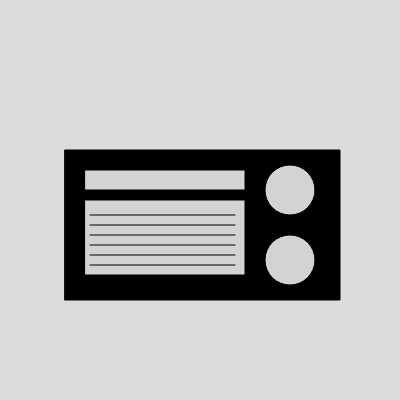
Frame 1 (no input)
Frame 60 (no input): identical to frame 1, image omitted
Frame 120 (the mouse pressed at the canvas centre since frame 60): identical to frame 1, image omitted

The p5.js sketch that drew this single still picture (run headless with seeded random() and noise() and a simulated clock; from frame 60 on, the mouse is pressed at the canvas centre):

// p5.js sketch
// ── sketch.js
function setup() {
  createCanvas(400, 400);
}
var PluralNoun1 = prompt("Give me a plural noun!")
var Name1 = prompt("Give me a name!")
var Noun1 = prompt("Give me a noun!")
var LastName = prompt("Give me a last name!")
var PluralNoun2 = prompt("Give me a plural noun!")
var Place1 = prompt("Give me a place!")
var PluralNoun3 = prompt("Give me a plural noun!")
var Place2 = prompt("Give me a place!")
var PluralNoun4 = prompt("Give me a plural noun!")
var Noun2 = prompt("Give me a noun!")
var Adjective1 = prompt("Give me an adjective!")
var Adjective2 = prompt("Give me an adjective!")
var Noun3 = prompt("Give me a noun!")
var Noun4 = prompt("Give me a noun!")
var Noun5 = prompt("Give me a noun!")
var Verb1 = prompt("Give me a verb!")
var Adjective3 = prompt("Give me an adjective!")

  console.log("(To be read with enthusiasm!) Hello there, sports " + PluralNoun1 + "! This is " + Name1 + ", talking to you from the press " + Noun1 + " in " + LastName + " Stadium, where 57,000 cheering " + PluralNoun2 + " have gathered to watch (the) " + Place1 + " " + PluralNoun3 + " take on (the) " + Place2 + " " + PluralNoun4 + ". Even though the " + Noun2 + " is shining, it's a/an " + Adjective1 + " cold day with the temperature in the " + Adjective2 + " 20s. A strong " + Noun3 + " is blowing fiercely across the playing " + Noun4 + " that will definitely affect the passing " + Noun5 + ". We'll be back for the opening " + Verb1 + "-off after a few words from our " + Adjective3 + " sponsor." )
function draw() {
  background(220);
   fill("black")
   rect(65, 150, 275, 150)
  fill("lightgrey")
  circle(290, 190, 50)
  circle(290, 260, 50 )
  rect(85, 170, 160, 20)
  rect(85, 200, 160, 75)
  stroke("black")
  line(90, 215, 235, 215)
  line(90, 225, 235, 225)
  line(90, 235, 235, 235)
  line(90, 245, 235, 245)
  line(90, 255, 235, 255)
  line(90, 265, 235, 265)
}
